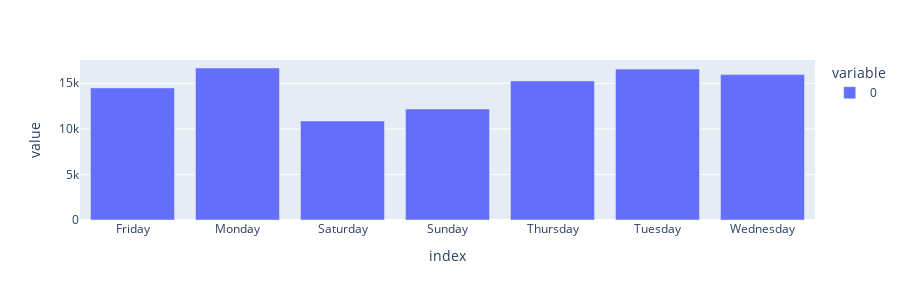

The code cell stored with this chart in its notebook:
### Code cell
temp = pd.Series([date.day_name() for date in df.order_purchase_timestamp])
df.insert(0, 'day_of_week', temp)
px.bar(temp.value_counts().sort_index(), height=300)

### Figure 1 — Plotly figure (JSON) as saved in the notebook; plotly's stock layout.template omitted (floating-point values rounded to 4 significant figures)
{"data": [{"alignmentgroup": "True", "hovertemplate": "variable=0<br>index=%{x}<br>value=%{y}<extra></extra>", "legendgroup": "0", "marker": {"color": "#636efa", "pattern": {"shape": ""}}, "name": "0", "offsetgroup": "0", "orientation": "v", "showlegend": true, "textposition": "auto", "type": "bar", "x": ["Friday", "Monday", "Saturday", "Sunday", "Thursday", "Tuesday", "Wednesday"], "xaxis": "x", "y": [14496, 16678, 10860, 12175, 15255, 16559, 15952], "yaxis": "y"}], "layout": {"barmode": "relative", "height": 300, "legend": {"title": {"text": "variable"}, "tracegroupgap": 0}, "margin": {"t": 60}, "xaxis": {"anchor": "y", "domain": [0, 1], "title": {"text": "index"}}, "yaxis": {"anchor": "x", "domain": [0, 1], "title": {"text": "value"}}}}
